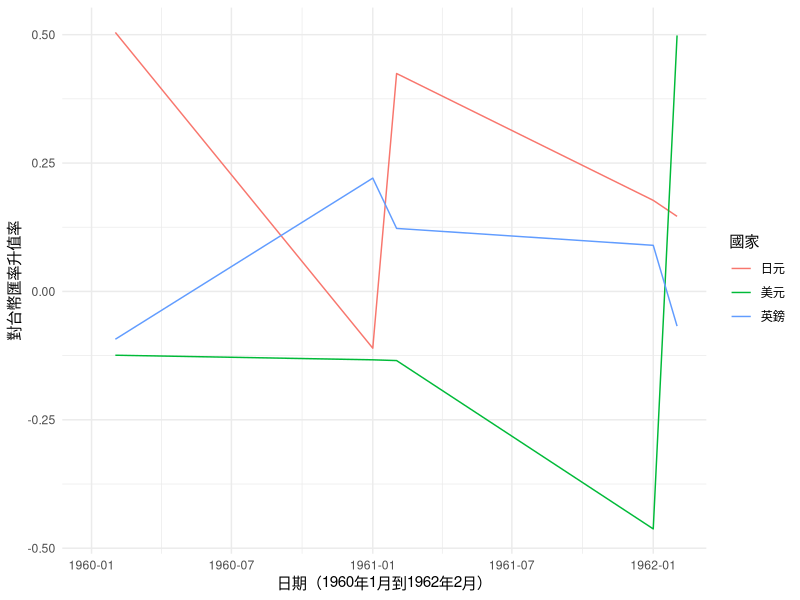
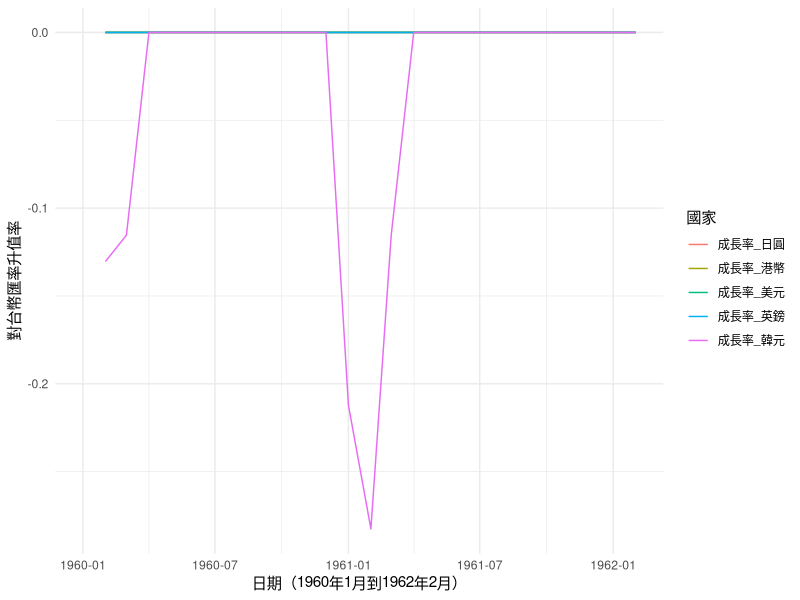

Source code (R) for these figures, in order:
# 範例資料框 ----

# 匯入使用的套件
library(tidyverse)
library(lubridate)

# 建立資料框
exchange_rate <- tibble(
  date = rep(seq(as.Date("1960-01-01"), as.Date("1962-02-01"), by = "months"), 3),
  country = rep(c("美元", "日元", "英鎊"), each = 26),
  rate = runif(78, 20, 40)
)

# 計算匯率升值率 
exchange_rate <- exchange_rate %>%
  arrange(country, date) %>%
  group_by(country) %>%
  mutate(rise_rate = (rate - lag(rate)) / lag(rate))

head(exchange_rate)

# 計算匯率升值率 
exchange_rate <- exchange_rate %>%
  arrange(country, date) %>%
  group_by(country) %>%
  mutate(rise_rate = (rate - lag(rate)) / lag(rate))

# 濾出時間範圍內且國家為"美元", "日元", "英鎊" 的資料並繪圖
exchangeRateExample <- exchange_rate %>%
  filter(year(date) >= 1960 & year(date) <= 1962,
         month(date) >= 1 & month(date) <= 2,
         country %in% c("美元", "日元", "英鎊")) 


# 範例圖型 ------

exchangeRateExample %>%
  ggplot(aes(x = date, y = rise_rate, color = country)) +
  geom_line() +
  labs(x = "日期（1960年1月到1962年2月）",
       y = "對台幣匯率升值率", 
       color = "國家") +
  theme_minimal()

# 引入資料 ----
library(readr)
exchangeRate <- read_csv("BP01M01.csv")
View(exchangeRate)

## 轉換日期格式 ------
exchangeRate <- exchangeRate %>%
  tidyr::separate(期間, into = c("year", "month"), sep = "M", remove = FALSE) %>%
  mutate(date = as.Date(paste(year, month, "01", sep = "-"), format = "%Y-%m-%d"))

## 以台幣為準的匯率 -----
library(dplyr)

# 計算新台幣對美元的匯率
ntd_usd_rate <- exchangeRate$`新台幣NTD/USD`

# 計算其他貨幣的匯率，對新台幣的匯率，並儲存到新的欄位
exchangeRate <- exchangeRate %>%
  mutate(`日圓` = ntd_usd_rate / `日圓JPY/USD`,
         `英鎊` = ntd_usd_rate / (1/`英鎊USD/GBP`),
         `港幣` = ntd_usd_rate / `港幣HKD/USD`,
         `韓元` = ntd_usd_rate / `韓元KRW/USD`,
         `美元` = `新台幣NTD/USD`) %>%
  select(date, `日圓`:`美元`)


## 計算匯率成長率 -----
exchangeRate <- exchangeRate %>%
  arrange(date) %>%
  mutate(across(c("美元", "日圓", "英鎊", "港幣", "韓元"), 
                ~( . - lag(.) ) / lag(.), 
                .names = "成長率_{.col}"))

## 改成長格式 -----

exchangeRate <- exchangeRate %>% 
  pivot_longer(cols = starts_with("成長率"),
               names_to = "country",
               values_to = "升值率")

## 作圖 ------

exchangeRate %>%
  ggplot(aes(x = date, y = 升值率, color = country)) +
  geom_line() +
  labs(x = "日期（1960年1月到1962年2月）",
       y = "對台幣匯率升值率", 
       color = "國家") +
  theme_minimal()